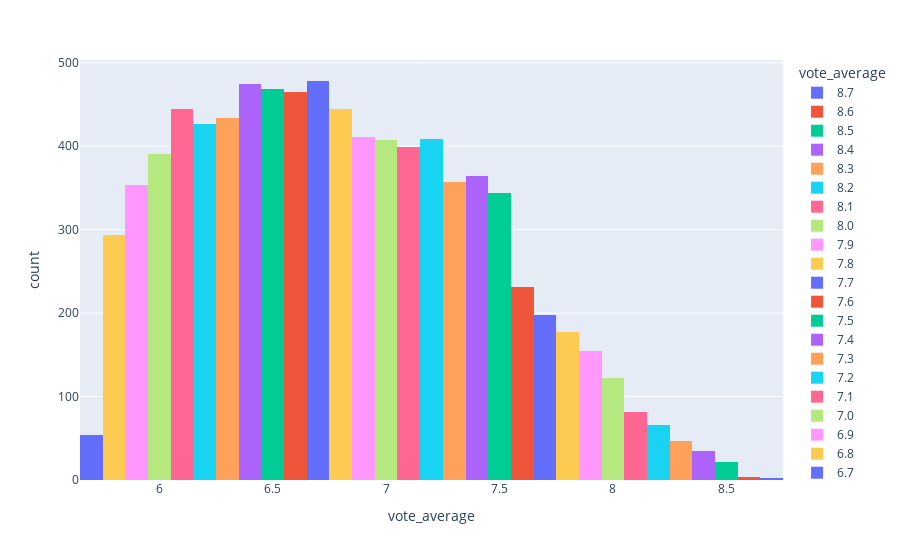

Source (notebook cell):
### Code cell
f2=px.histogram(df,x='vote_average',color='vote_average')
f2.show()

### Figure 1 — Plotly figure (JSON) as saved in the notebook; plotly's stock layout.template omitted (floating-point values rounded to 4 significant figures; data arrays with more than 128 entries replaced by an {"elided": "..."} marker saying what was removed)
{"data": [{"alignmentgroup": "True", "bingroup": "x", "hovertemplate": "vote_average=%{x}<br>count=%{y}<extra></extra>", "legendgroup": "8.7", "marker": {"color": "#636efa", "pattern": {"shape": ""}}, "name": "8.7", "offsetgroup": "8.7", "orientation": "v", "showlegend": true, "type": "histogram", "x": [8.7, 8.7, 8.7], "xaxis": "x", "yaxis": "y"}, {"alignmentgroup": "True", "bingroup": "x", "hovertemplate": "vote_average=%{x}<br>count=%{y}<extra></extra>", "legendgroup": "8.6", "marker": {"color": "#EF553B", "pattern": {"shape": ""}}, "name": "8.6", "offsetgroup": "8.6", "orientation": "v", "showlegend": true, "type": "histogram", "x": [8.6, 8.6, 8.6, 8.6], "xaxis": "x", "yaxis": "y"}, {"alignmentgroup": "True", "bingroup": "x", "hovertemplate": "vote_average=%{x}<br>count=%{y}<extra></extra>", "legendgroup": "8.5", "marker": {"color": "#00cc96", "pattern": {"shape": ""}}, "name": "8.5", "offsetgroup": "8.5", "orientation": "v", "showlegend": true, "type": "histogram", "x": [8.5, 8.5, 8.5, 8.5, 8.5, 8.5, 8.5, 8.5, 8.5, 8.5, 8.5, 8.5, 8.5, 8.5, 8.5, 8.5, 8.5, 8.5, 8.5, 8.5, 8.5], "xaxis": "x", "yaxis": "y"}, {"alignmentgroup": "True", "bingroup": "x", "hovertemplate": "vote_average=%{x}<br>count=%{y}<extra></extra>", "legendgroup": "8.4", "marker": {"color": "#ab63fa", "pattern": {"shape": ""}}, "name": "8.4", "offsetgroup": "8.4", "orientation": "v", "showlegend": true, "type": "histogram", "x": [8.4, 8.4, 8.4, 8.4, 8.4, 8.4, 8.4, 8.4, 8.4, 8.4, 8.4, 8.4, 8.4, 8.4, 8.4, 8.4, 8.4, 8.4, 8.4, 8.4, 8.4, 8.4, 8.4, 8.4, 8.4, 8.4, 8.4, 8.4, 8.4, 8.4, 8.4, 8.4, 8.4, 8.4, 8.4], "xaxis": "x", "yaxis": "y"}, {"alignmentgroup": "True", "bingroup": "x", "hovertemplate": "vote_average=%{x}<br>count=%{y}<extra></extra>", "legendgroup": "8.3", "marker": {"color": "#FFA15A", "pattern": {"shape": ""}}, "name": "8.3", "offsetgroup": "8.3", "orientation": "v", "showlegend": true, "type": "histogram", "x": [8.3, 8.3, 8.3, 8.3, 8.3, 8.3, 8.3, 8.3, 8.3, 8.3, 8.3, 8.3, 8.3, 8.3, 8.3, 8.3, 8.3, 8.3, 8.3, 8.3, 8.3, 8.3, 8.3, 8.3, 8.3, 8.3, 8.3, 8.3, 8.3, 8.3, 8.3, 8.3, 8.3, 8.3, 8.3, 8.3, 8.3, 8.3, 8.3, 8.3, 8.3, 8.3, 8.3, 8.3, 8.3, 8.3, 8.3], "xaxis": "x", "yaxis": "y"}, {"alignmentgroup": "True", "bingroup": "x", "hovertemplate": "vote_average=%{x}<br>count=%{y}<extra></extra>", "legendgroup": "8.2", "marker": {"color": "#19d3f3", "pattern": {"shape": ""}}, "name": "8.2", "offsetgroup": "8.2", "orientation": "v", "showlegend": true, "type": "histogram", "x": [8.2, 8.2, 8.2, 8.2, 8.2, 8.2, 8.2, 8.2, 8.2, 8.2, 8.2, 8.2, 8.2, 8.2, 8.2, 8.2, 8.2, 8.2, 8.2, 8.2, 8.2, 8.2, 8.2, 8.2, 8.2, 8.2, 8.2, 8.2, 8.2, 8.2, 8.2, 8.2, 8.2, 8.2, 8.2, 8.2, 8.2, 8.2, 8.2, 8.2, 8.2, 8.2, 8.2, 8.2, 8.2, 8.2, 8.2, 8.2, 8.2, 8.2, 8.2, 8.2, 8.2, 8.2, 8.2, 8.2, 8.2, 8.2, 8.2, 8.2, 8.2, 8.2, 8.2, 8.2, 8.2, 8.2], "xaxis": "x", "yaxis": "y"}, {"alignmentgroup": "True", "bingroup": "x", "hovertemplate": "vote_average=%{x}<br>count=%{y}<extra></extra>", "legendgroup": "8.1", "marker": {"color": "#FF6692", "pattern": {"shape": ""}}, "name": "8.1", "offsetgroup": "8.1", "orientation": "v", "showlegend": true, "type": "histogram", "x": [8.1, 8.1, 8.1, 8.1, 8.1, 8.1, 8.1, 8.1, 8.1, 8.1, 8.1, 8.1, 8.1, 8.1, 8.1, 8.1, 8.1, 8.1, 8.1, 8.1, 8.1, 8.1, 8.1, 8.1, 8.1, 8.1, 8.1, 8.1, 8.1, 8.1, 8.1, 8.1, 8.1, 8.1, 8.1, 8.1, 8.1, 8.1, 8.1, 8.1, 8.1, 8.1, 8.1, 8.1, 8.1, 8.1, 8.1, 8.1, 8.1, 8.1, 8.1, 8.1, 8.1, 8.1, 8.1, 8.1, 8.1, 8.1, 8.1, 8.1, 8.1, 8.1, 8.1, 8.1, 8.1, 8.1, 8.1, 8.1, 8.1, 8.1, 8.1, 8.1, 8.1, 8.1, 8.1, 8.1, 8.1, 8.1, 8.1, 8.1, 8.1, 8.1], "xaxis": "x", "yaxis": "y"}, {"alignmentgroup": "True", "bingroup": "x", "hovertemplate": "vote_average=%{x}<br>count=%{y}<extra></extra>", "legendgroup": "8.0", "marker": {"color": "#B6E880", "pattern": {"shape": ""}}, "name": "8.0", "offsetgroup": "8.0", "orientation": "v", "showlegend": true, "type": "histogram", "x": [8, 8, 8, 8, 8, 8, 8, 8, 8, 8, 8, 8, 8, 8, 8, 8, 8, 8, 8, 8, 8, 8, 8, 8, 8, 8, 8, 8, 8, 8, 8, 8, 8, 8, 8, 8, 8, 8, 8, 8, 8, 8, 8, 8, 8, 8, 8, 8, 8, 8, 8, 8, 8, 8, 8, 8, 8, 8, 8, 8, 8, 8, 8, 8, 8, 8, 8, 8, 8, 8, 8, 8, 8, 8, 8, 8, 8, 8, 8, 8, 8, 8, 8, 8, 8, 8, 8, 8, 8, 8, 8, 8, 8, 8, 8, 8, 8, 8, 8, 8, 8, 8, 8, 8, 8, 8, 8, 8, 8, 8, 8, 8, 8, 8, 8, 8, 8, 8, 8, 8, 8, 8], "xaxis": "x", "yaxis": "y"}, {"alignmentgroup": "True", "bingroup": "x", "hovertemplate": "vote_average=%{x}<br>count=%{y}<extra></extra>", "legendgroup": "7.9", "marker": {"color": "#FF97FF", "pattern": {"shape": ""}}, "name": "7.9", "offsetgroup": "7.9", "orientation": "v", "showlegend": true, "type": "histogram", "x": {"elided": "154 float values"}, "xaxis": "x", "yaxis": "y"}, {"alignmentgroup": "True", "bingroup": "x", "hovertemplate": "vote_average=%{x}<br>count=%{y}<extra></extra>", "legendgroup": "7.8", "marker": {"color": "#FECB52", "pattern": {"shape": ""}}, "name": "7.8", "offsetgroup": "7.8", "orientation": "v", "showlegend": true, "type": "histogram", "x": {"elided": "177 float values"}, "xaxis": "x", "yaxis": "y"}, {"alignmentgroup": "True", "bingroup": "x", "hovertemplate": "vote_average=%{x}<br>count=%{y}<extra></extra>", "legendgroup": "7.7", "marker": {"color": "#636efa", "pattern": {"shape": ""}}, "name": "7.7", "offsetgroup": "7.7", "orientation": "v", "showlegend": true, "type": "histogram", "x": {"elided": "198 float values"}, "xaxis": "x", "yaxis": "y"}, {"alignmentgroup": "True", "bingroup": "x", "hovertemplate": "vote_average=%{x}<br>count=%{y}<extra></extra>", "legendgroup": "7.6", "marker": {"color": "#EF553B", "pattern": {"shape": ""}}, "name": "7.6", "offsetgroup": "7.6", "orientation": "v", "showlegend": true, "type": "histogram", "x": {"elided": "231 float values"}, "xaxis": "x", "yaxis": "y"}, {"alignmentgroup": "True", "bingroup": "x", "hovertemplate": "vote_average=%{x}<br>count=%{y}<extra></extra>", "legendgroup": "7.5", "marker": {"color": "#00cc96", "pattern": {"shape": ""}}, "name": "7.5", "offsetgroup": "7.5", "orientation": "v", "showlegend": true, "type": "histogram", "x": {"elided": "344 float values"}, "xaxis": "x", "yaxis": "y"}, {"alignmentgroup": "True", "bingroup": "x", "hovertemplate": "vote_average=%{x}<br>count=%{y}<extra></extra>", "legendgroup": "7.4", "marker": {"color": "#ab63fa", "pattern": {"shape": ""}}, "name": "7.4", "offsetgroup": "7.4", "orientation": "v", "showlegend": true, "type": "histogram", "x": {"elided": "364 float values"}, "xaxis": "x", "yaxis": "y"}, {"alignmentgroup": "True", "bingroup": "x", "hovertemplate": "vote_average=%{x}<br>count=%{y}<extra></extra>", "legendgroup": "7.3", "marker": {"color": "#FFA15A", "pattern": {"shape": ""}}, "name": "7.3", "offsetgroup": "7.3", "orientation": "v", "showlegend": true, "type": "histogram", "x": {"elided": "357 float values"}, "xaxis": "x", "yaxis": "y"}, {"alignmentgroup": "True", "bingroup": "x", "hovertemplate": "vote_average=%{x}<br>count=%{y}<extra></extra>", "legendgroup": "7.2", "marker": {"color": "#19d3f3", "pattern": {"shape": ""}}, "name": "7.2", "offsetgroup": "7.2", "orientation": "v", "showlegend": true, "type": "histogram", "x": {"elided": "408 float values"}, "xaxis": "x", "yaxis": "y"}, {"alignmentgroup": "True", "bingroup": "x", "hovertemplate": "vote_average=%{x}<br>count=%{y}<extra></extra>", "legendgroup": "7.1", "marker": {"color": "#FF6692", "pattern": {"shape": ""}}, "name": "7.1", "offsetgroup": "7.1", "orientation": "v", "showlegend": true, "type": "histogram", "x": {"elided": "399 float values"}, "xaxis": "x", "yaxis": "y"}, {"alignmentgroup": "True", "bingroup": "x", "hovertemplate": "vote_average=%{x}<br>count=%{y}<extra></extra>", "legendgroup": "7.0", "marker": {"color": "#B6E880", "pattern": {"shape": ""}}, "name": "7.0", "offsetgroup": "7.0", "orientation": "v", "showlegend": true, "type": "histogram", "x": {"elided": "407 int values"}, "xaxis": "x", "yaxis": "y"}, {"alignmentgroup": "True", "bingroup": "x", "hovertemplate": "vote_average=%{x}<br>count=%{y}<extra></extra>", "legendgroup": "6.9", "marker": {"color": "#FF97FF", "pattern": {"shape": ""}}, "name": "6.9", "offsetgroup": "6.9", "orientation": "v", "showlegend": true, "type": "histogram", "x": {"elided": "411 float values"}, "xaxis": "x", "yaxis": "y"}, {"alignmentgroup": "True", "bingroup": "x", "hovertemplate": "vote_average=%{x}<br>count=%{y}<extra></extra>", "legendgroup": "6.8", "marker": {"color": "#FECB52", "pattern": {"shape": ""}}, "name": "6.8", "offsetgroup": "6.8", "orientation": "v", "showlegend": true, "type": "histogram", "x": {"elided": "445 float values"}, "xaxis": "x", "yaxis": "y"}, {"alignmentgroup": "True", "bingroup": "x", "hovertemplate": "vote_average=%{x}<br>count=%{y}<extra></extra>", "legendgroup": "6.7", "marker": {"color": "#636efa", "pattern": {"shape": ""}}, "name": "6.7", "offsetgroup": "6.7", "orientation": "v", "showlegend": true, "type": "histogram", "x": {"elided": "478 float values"}, "xaxis": "x", "yaxis": "y"}, {"alignmentgroup": "True", "bingroup": "x", "hovertemplate": "vote_average=%{x}<br>count=%{y}<extra></extra>", "legendgroup": "6.6", "marker": {"color": "#EF553B", "pattern": {"shape": ""}}, "name": "6.6", "offsetgroup": "6.6", "orientation": "v", "showlegend": true, "type": "histogram", "x": {"elided": "465 float values"}, "xaxis": "x", "yaxis": "y"}, {"alignmentgroup": "True", "bingroup": "x", "hovertemplate": "vote_average=%{x}<br>count=%{y}<extra></extra>", "legendgroup": "6.5", "marker": {"color": "#00cc96", "pattern": {"shape": ""}}, "name": "6.5", "offsetgroup": "6.5", "orientation": "v", "showlegend": true, "type": "histogram", "x": {"elided": "469 float values"}, "xaxis": "x", "yaxis": "y"}, {"alignmentgroup": "True", "bingroup": "x", "hovertemplate": "vote_average=%{x}<br>count=%{y}<extra></extra>", "legendgroup": "6.4", "marker": {"color": "#ab63fa", "pattern": {"shape": ""}}, "name": "6.4", "offsetgroup": "6.4", "orientation": "v", "showlegend": true, "type": "histogram", "x": {"elided": "475 float values"}, "xaxis": "x", "yaxis": "y"}, {"alignmentgroup": "True", "bingroup": "x", "hovertemplate": "vote_average=%{x}<br>count=%{y}<extra></extra>", "legendgroup": "6.3", "marker": {"color": "#FFA15A", "pattern": {"shape": ""}}, "name": "6.3", "offsetgroup": "6.3", "orientation": "v", "showlegend": true, "type": "histogram", "x": {"elided": "434 float values"}, "xaxis": "x", "yaxis": "y"}, {"alignmentgroup": "True", "bingroup": "x", "hovertemplate": "vote_average=%{x}<br>count=%{y}<extra></extra>", "legendgroup": "6.2", "marker": {"color": "#19d3f3", "pattern": {"shape": ""}}, "name": "6.2", "offsetgroup": "6.2", "orientation": "v", "showlegend": true, "type": "histogram", "x": {"elided": "427 float values"}, "xaxis": "x", "yaxis": "y"}, {"alignmentgroup": "True", "bingroup": "x", "hovertemplate": "vote_average=%{x}<br>count=%{y}<extra></extra>", "legendgroup": "6.1", "marker": {"color": "#FF6692", "pattern": {"shape": ""}}, "name": "6.1", "offsetgroup": "6.1", "orientation": "v", "showlegend": true, "type": "histogram", "x": {"elided": "445 float values"}, "xaxis": "x", "yaxis": "y"}, {"alignmentgroup": "True", "bingroup": "x", "hovertemplate": "vote_average=%{x}<br>count=%{y}<extra></extra>", "legendgroup": "6.0", "marker": {"color": "#B6E880", "pattern": {"shape": ""}}, "name": "6.0", "offsetgroup": "6.0", "orientation": "v", "showlegend": true, "type": "histogram", "x": {"elided": "390 int values"}, "xaxis": "x", "yaxis": "y"}, {"alignmentgroup": "True", "bingroup": "x", "hovertemplate": "vote_average=%{x}<br>count=%{y}<extra></extra>", "legendgroup": "5.9", "marker": {"color": "#FF97FF", "pattern": {"shape": ""}}, "name": "5.9", "offsetgroup": "5.9", "orientation": "v", "showlegend": true, "type": "histogram", "x": {"elided": "354 float values"}, "xaxis": "x", "yaxis": "y"}, {"alignmentgroup": "True", "bingroup": "x", "hovertemplate": "vote_average=%{x}<br>count=%{y}<extra></extra>", "legendgroup": "5.8", "marker": {"color": "#FECB52", "pattern": {"shape": ""}}, "name": "5.8", "offsetgroup": "5.8", "orientation": "v", "showlegend": true, "type": "histogram", "x": {"elided": "294 float values"}, "xaxis": "x", "yaxis": "y"}, {"alignmentgroup": "True", "bingroup": "x", "hovertemplate": "vote_average=%{x}<br>count=%{y}<extra></extra>", "legendgroup": "5.7", "marker": {"color": "#636efa", "pattern": {"shape": ""}}, "name": "5.7", "offsetgroup": "5.7", "orientation": "v", "showlegend": true, "type": "histogram", "x": [5.7, 5.7, 5.7, 5.7, 5.7, 5.7, 5.7, 5.7, 5.7, 5.7, 5.7, 5.7, 5.7, 5.7, 5.7, 5.7, 5.7, 5.7, 5.7, 5.7, 5.7, 5.7, 5.7, 5.7, 5.7, 5.7, 5.7, 5.7, 5.7, 5.7, 5.7, 5.7, 5.7, 5.7, 5.7, 5.7, 5.7, 5.7, 5.7, 5.7, 5.7, 5.7, 5.7, 5.7, 5.7, 5.7, 5.7, 5.7, 5.7, 5.7, 5.7, 5.7, 5.7, 5.7], "xaxis": "x", "yaxis": "y"}], "layout": {"barmode": "relative", "legend": {"title": {"text": "vote_average"}, "tracegroupgap": 0}, "margin": {"t": 60}, "xaxis": {"anchor": "y", "categoryarray": [8.7, 8.6, 8.5, 8.4, 8.3, 8.2, 8.1, 8, 7.9, 7.8, 7.7, 7.6, 7.5, 7.4, 7.3, 7.2, 7.1, 7, 6.9, 6.8, 6.7, 6.6, 6.5, 6.4, 6.3, 6.2, 6.1, 6, 5.9, 5.8, 5.7], "categoryorder": "array", "domain": [0, 1], "title": {"text": "vote_average"}}, "yaxis": {"anchor": "x", "domain": [0, 1], "title": {"text": "count"}}}}
